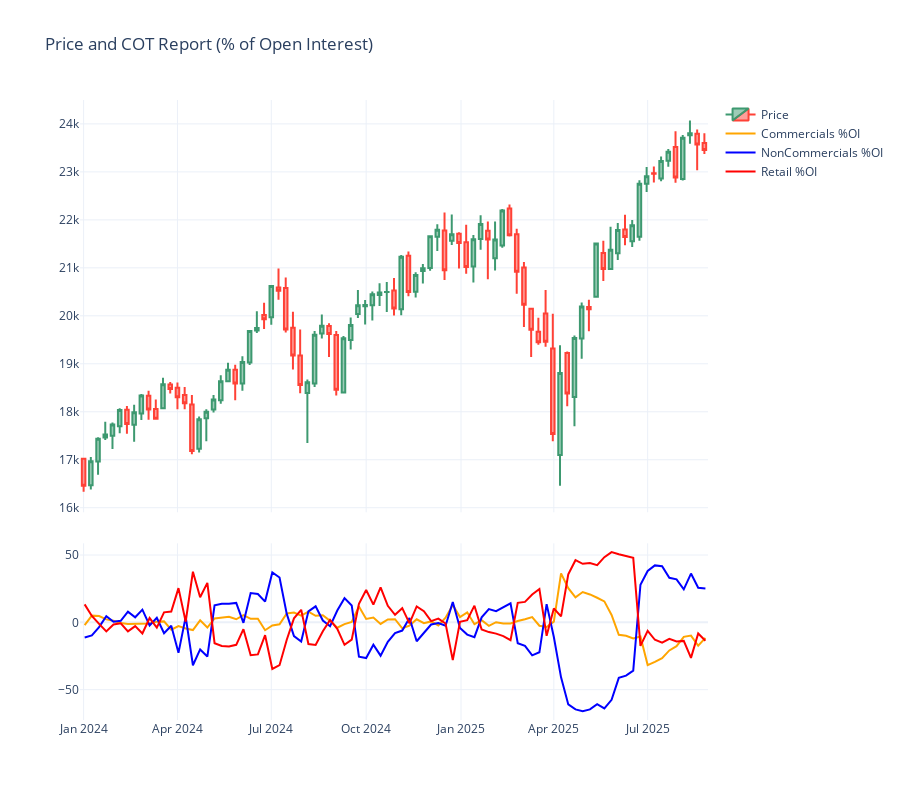

The code cell stored with this chart in its notebook:
### Code cell
# Create the subplot layout
fig = make_subplots(
    rows=2, cols=1, 
    shared_xaxes=True,
    vertical_spacing=0.05,
    row_heights=[0.7, 0.3]
)

# --- Row 1: Candlestick chart (Price) ---
fig.add_trace(go.Candlestick(
    x=price_df.index,
    open=price_df['Open'],
    high=price_df['High'],
    low=price_df['Low'],
    close=price_df['Close'],
    name='Price'
), row=1, col=1)

# --- Row 2: COT % Lines ---
fig.add_trace(go.Scatter(
    x=cot_df.index,
    y=cot_df['Pct_Comm'],
    mode='lines',
    name='Commercials %OI',
    line=dict(color='orange')
), row=2, col=1)

fig.add_trace(go.Scatter(
    x=cot_df.index,
    y=cot_df['Pct_NonComm'],
    mode='lines',
    name='NonCommercials %OI',
    line=dict(color='blue')
), row=2, col=1)

fig.add_trace(go.Scatter(
    x=cot_df.index,
    y=cot_df['Pct_Retail'],
    mode='lines',
    name='Retail %OI',
    line=dict(color='red')
), row=2, col=1)

# Layout
fig.update_layout(
    height=800,
    title='Price and COT Report (% of Open Interest)',
    xaxis_rangeslider_visible=False,
    template='plotly_white'
)

fig.show()
